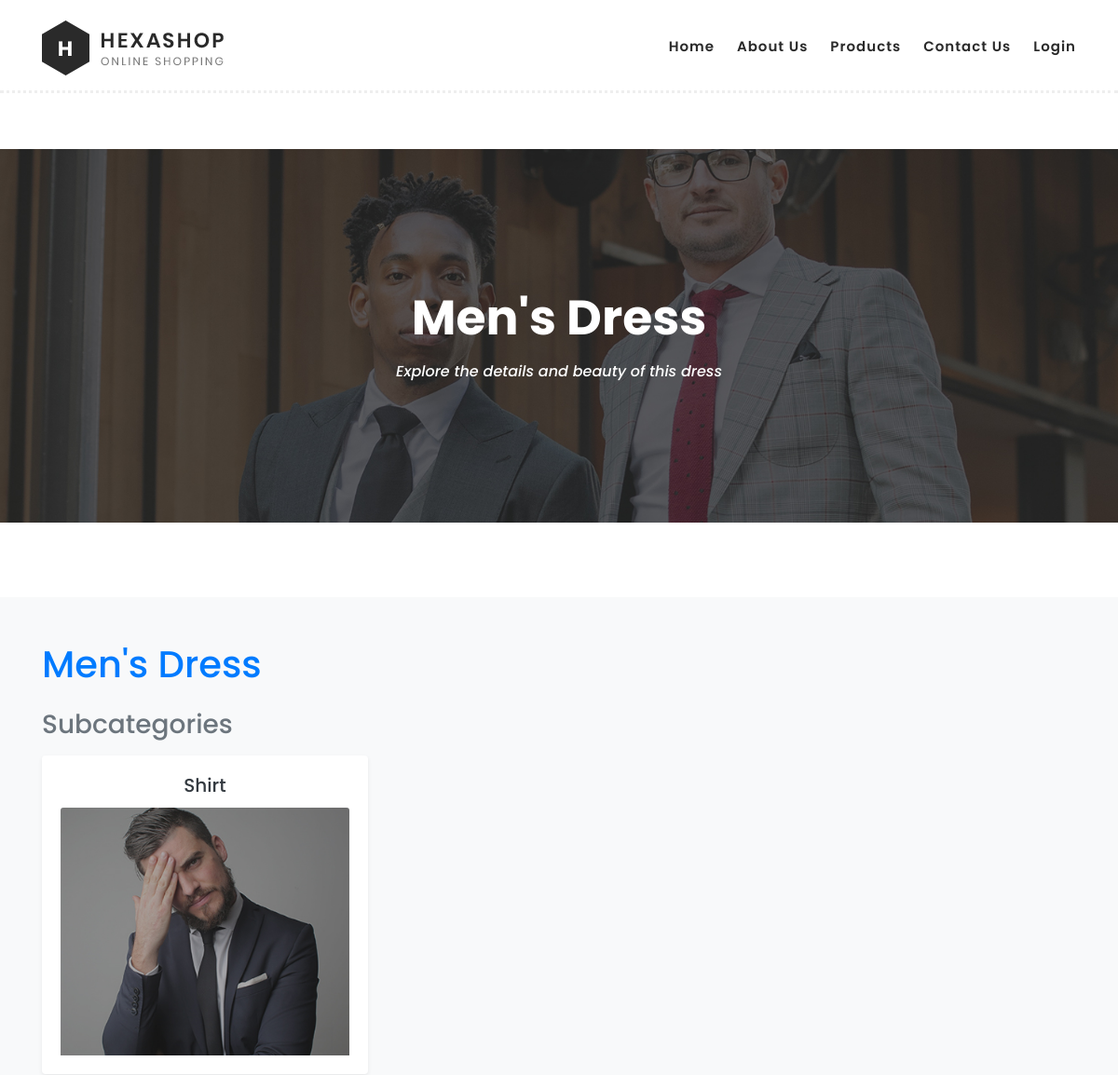
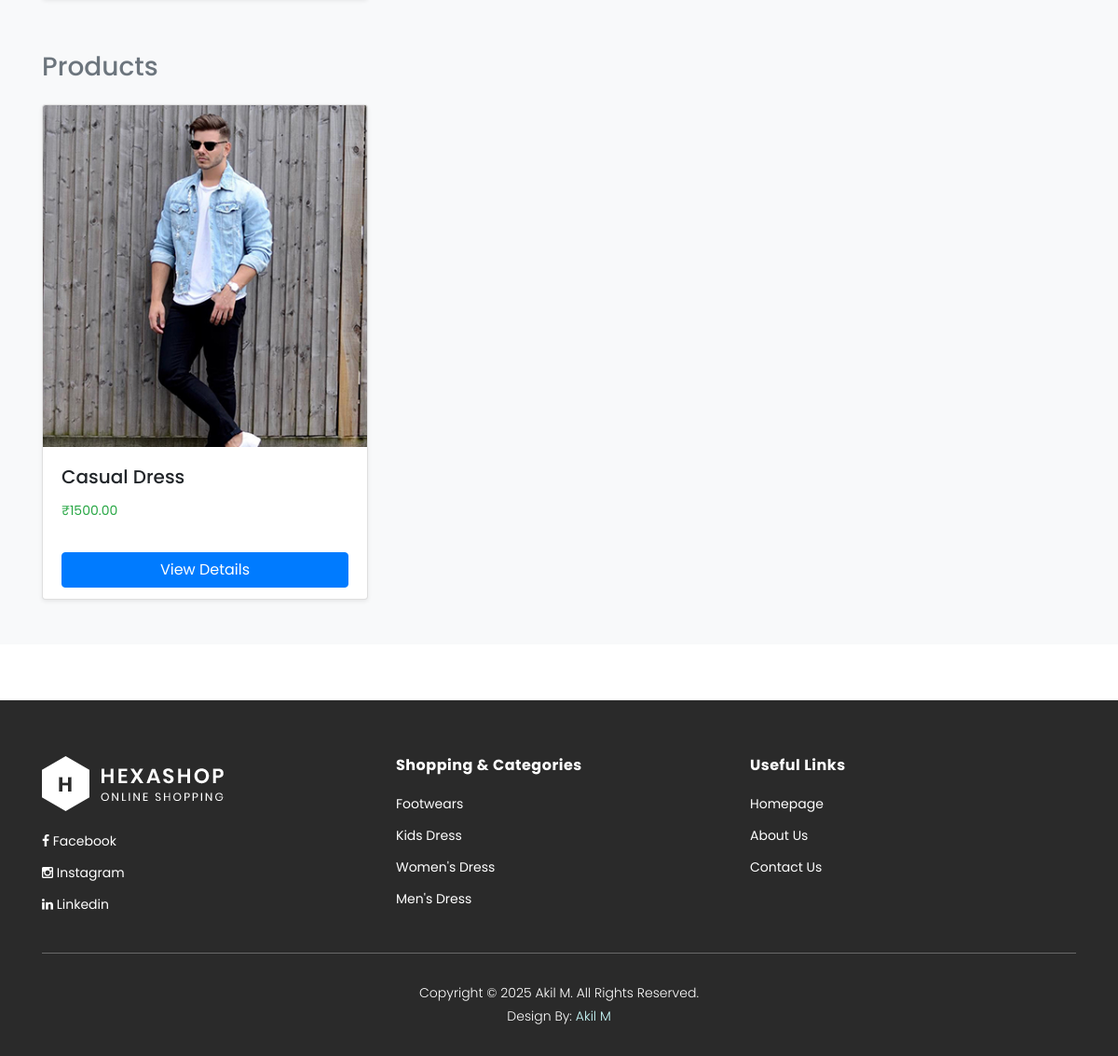
Page /category/1/ on the committed database (2 pictures, top to bottom).
### store/models.py (models this page shows, shortened)
class Category(models.Model):
    name = models.CharField(max_length=100)
    image = models.ImageField(upload_to='category_images/', blank=True, null=True)  # Optional image

class SubCategory(models.Model):
    category = models.ForeignKey(Category, on_delete=models.CASCADE, related_name='subcategories')
    name = models.CharField(max_length=100)
    image = models.ImageField(upload_to='subcategory_images/', blank=True, null=True)  # Optional image

class Dress(models.Model):
    subcategory = models.ForeignKey(SubCategory, on_delete=models.CASCADE, default=1)  # ✅ Requires SubCategory with id=1
    name = models.CharField(max_length=200)
    description = models.TextField()
    price = models.DecimalField(max_digits=10, decimal_places=2)
    image = models.ImageField(upload_to='dresses/')  # Required

### store/views.py (the view)
# urls.py: path('category/<int:category_id>/', views.category_detail, name='category_detail'),
def category_detail(request, category_id):
    category = get_object_or_404(Category, id=category_id)
    subcategories = SubCategory.objects.filter(category=category)
    dresses = Dress.objects.filter(subcategory__category=category)
    context = {
        'category': category,
        'subcategories': subcategories,
        'dresses': dresses
    }
    return render(request, 'category_detail.html', context)

### store/context_processors.py (called while the page is built)
def categories_processor(request):
    return {
        'categories': Category.objects.order_by('-id')[:4]
    }

### store/templates/category_detail.html (shortened to what this page needs)
<!DOCTYPE html>
<html lang="en">
<head>
  {% load static %}
</head>
<body>
  {% include 'partials/header.html' %}
  <div class="page-heading" id="top">
    <div class="container">
      <div class="row">
        <div class="col-lg-12">
          <div class="inner-content">
            <h2>{{ category.name }}</h2>
            <span>Explore the details and beauty of this dress</span>
          </div>
        </div>
      </div>
    </div>
  </div>
  <section class="section py-5 bg-light" id="product">
  <div class="container">
    <h1 class="mb-4 text-primary">{{ category.name }}</h1>
    <div class="mb-5">
      <h3 class="mb-3 text-secondary">Subcategories</h3>
      <div class="row">
        {% for sub in subcategories %}
          <div class="col-md-4 col-sm-6 mb-2">
            <div class="card shadow-sm border-0">
              <div class="card-body text-center">
                <h5 class="card-title text-dark">{{ sub.name }}</h5>
                {% if sub.image %}
                <img src="{{ sub.image.url }}" class="card-img-top" alt="{{ sub.name }}">
              {% endif %}
              </div>
            </div>
          </div>
        {% empty %}
          <div class="col">
            <p class="text-muted">No subcategories found.</p>
          </div>
        {% endfor %}
      </div>
    </div>
    <div>
      <h3 class="mb-4 text-secondary">Products</h3>
      <div class="row row-cols-1 row-cols-sm-2 row-cols-md-3 g-4">
        {% for product in dresses %}
          <div class="col">
            <div class="card h-100 shadow-sm">
              {% if product.image %}
                <img src="{{ product.image.url }}" class="card-img-top" alt="{{ product.name }}">
              {% endif %}
              <div class="card-body d-flex flex-column">
                <h5 class="card-title">{{ product.name }}</h5>
                <p class="card-text mt-auto fw-bold text-success">₹{{ product.price }}</p>
              </div>
              <div class="card-footer bg-transparent border-0">
                <a href="{% url 'single_product' product.id %}" class="btn btn-primary w-100">View Details</a>
              </div>
            </div>
          </div>
        {% empty %}
          <div class="col">
            <p class="text-muted">No products available in this category.</p>
          </div>
        {% endfor %}
      </div>
    </div>
  </div>
</section>
  {% include 'partials/footer.html' %}
</body>
</html>

### store/templates/partials/footer.html (shortened to what this page needs)
{% load static %}
<!DOCTYPE html>
<html lang="en">
<footer>
        <div class="container">
            <div class="row">
                <div class="col-lg-4">
                    <div class="first-item">
                        <div class="logo">
                            <img src="{% static 'images/white-logo.png' %}" alt="hexashop ecommerce templatemo">
                        </div>
                        <ul>
                            <li><a href="#"><i class="fa fa-facebook"></i> Facebook</a></li>
                            <li><a href="#"><i class="fa fa-instagram"></i> Instagram</a></li>
                            <li><a href="#"><i class="fa fa-linkedin"></i> Linkedin</a></li>
                        </ul>
                    </div>
                </div>
                <div class="col-lg-4">
                    <h4>Shopping &amp; Categories</h4>
                    {% for category in categories %}
                    <ul>
                        <li><a href="{% url 'category_detail' category.id %}">{{ category.name }}</a></li>
                    </ul>
                    {% endfor %}
                </div>
                <div class="col-lg-4">
                    <h4>Useful Links</h4>
                    <ul>
                        <li><a href="/">Homepage</a></li>
                        <li><a href="{% url 'about' %}">About Us</a></li>
                        <li><a href="{% url 'contact' %}">Contact Us</a></li>
                    </ul>
                </div>
                <div class="col-lg-12">
                    <div class="under-footer">
                        <p>Copyright © 2025 Akil M. All Rights Reserved.
                        <br>Design By: <a href="#" target="_parent" title="free css templates">Akil M</a>
                    </div>
                </div>
            </div>
        </div>
    </footer>
</html>

### store/static/css/templatemo-hexashop.css (style rules this page uses)
html, body, div, span, applet, object, iframe, h1, h2, h3, h4, h5, h6, p, blockquote, div pre, a, abbr, acronym, address, big, cite, code, del, dfn, em, font, img, ins, kbd, q, s, samp, small, strike, strong, sub, sup, tt, var, b, u, i, center, dl, dt, dd, ol, ul, li, figure, header, nav, section, article, aside, footer, figcaption { margin: 0; padding: 0; border: 0; outline: 0; }
ul, li { padding: 0; margin: 0; list-style: none; }
header, nav, section, article, aside, footer, hgroup { display: block; }
* { box-sizing: border-box; }
html, body { font-family: 'Poppins', sans-serif; font-weight: 400; background-color: #fff; font-size: 16px; -ms-text-size-adjust: 100%; -webkit-font-smoothing: antialiased; -moz-osx-font-smoothing: grayscale; }
a { text-decoration: none !important; }
h1, h2, h3, h4, h5, h6 { margin-top: 0px; margin-bottom: 0px; }
ul { margin-bottom: 0px; }
p { font-size: 14px; line-height: 25px; color: #2a2a2a; }
html, body { background: #fff; font-family: 'Poppins', sans-serif; }
footer { margin-top: 60px; padding: 60px 0px 30px 0px; background-color: #2a2a2a; }
footer .logo { margin-bottom: 20px; }
footer ul li { display: block; margin-bottom: 10px; }
footer ul li a { font-size: 14px; color: #fff; transition: all .3s; }
footer h4 { letter-spacing: 0.5px; font-size: 16px; color: #fff; font-weight: 700; margin-bottom: 20px; }
footer .under-footer { margin-top: 30px; padding-top: 30px; text-align: center; border-top: 1px solid rgba(250,250,250,0.3); }
footer .under-footer p { color: #fff; font-size: 14px; font-weight: 300; }
footer .under-footer a { color: #cff; }
.page-heading { margin-top: 160px; margin-bottom: 30px; background-image: url(../images/products-page-heading.jpg); background-position: center center; background-size: cover; background-repeat: no-repeat; }
.page-heading .inner-content { padding: 150px 0px; text-align: center; }
.page-heading .inner-content h2 { font-size: 52px; color: #fff; font-weight: 700; margin-bottom: 15px; }
.page-heading .inner-content span { font-size: 16px; font-weight: 500; color: #fff; font-style: italic; }
#product { margin-top: 80px; }

### rows in the picture
Category: name "Men's Dress"
SubCategory: name "Shirt", image (picture)
Dress: image (picture), name "Casual Dress", price "1500.00"
Category: name "Footwears"
Category: name "Kids Dress"
Category: name "Women's Dress"
